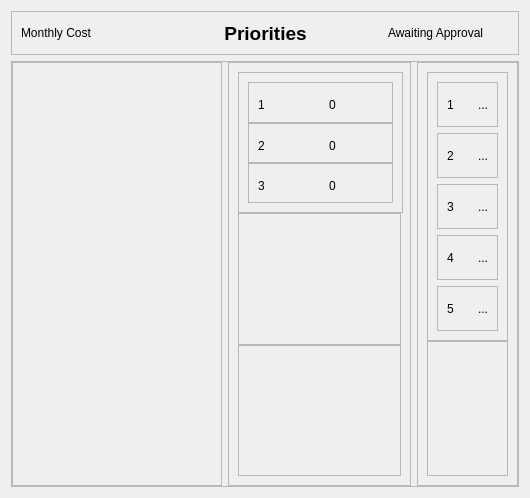
            <widget class="QWidget" name="dashboard_view">
             <layout class="QVBoxLayout" name="verticalLayout_8">
              <item alignment="Qt::AlignTop">
               <widget class="QFrame" name="frame_15">
                <property name="frameShape">
                 <enum>QFrame::StyledPanel</enum>
                </property>
                <property name="frameShadow">
                 <enum>QFrame::Raised</enum>
                </property>
                <layout class="QHBoxLayout" name="horizontalLayout_8">
                 <item alignment="Qt::AlignLeft|Qt::AlignVCenter">
                  <widget class="QLabel" name="label_2">
                   <property name="text">
                    <string>Monthly Cost</string>
                   </property>
                  </widget>
                 </item>
                 <item alignment="Qt::AlignLeft">
                  <widget class="QLabel" name="label_9">
                   <property name="minimumSize">
                    <size>
                     <width>183</width>
                     <height>24</height>
                    </size>
                   </property>
                   <property name="maximumSize">
                    <size>
                     <width>183</width>
                     <height>24</height>
                    </size>
                   </property>
                   <property name="font">
                    <font>
                     <pointsize>14</pointsize>
                     <italic>false</italic>
                     <bold>true</bold>
                    </font>
                   </property>
                   <property name="text">
                    <string>Priorities</string>
                   </property>
                   <property name="alignment">
                    <set>Qt::AlignCenter</set>
                   </property>
                  </widget>
                 </item>
                 <item alignment="Qt::AlignHCenter|Qt::AlignVCenter">
                  <widget class="QLabel" name="label">
                   <property name="text">
                    <string>Awaiting Approval</string>
                   </property>
                  </widget>
                 </item>
                </layout>
               </widget>
              </item>
              <item>
               <widget class="QFrame" name="frame_16">
                <property name="sizePolicy">
                 <sizepolicy hsizetype="Preferred" vsizetype="Expanding">
                  <horstretch>0</horstretch>
                  <verstretch>0</verstretch>
                 </sizepolicy>
                </property>
                <property name="frameShape">
                 <enum>QFrame::StyledPanel</enum>
                </property>
                <property name="frameShadow">
                 <enum>QFrame::Raised</enum>
                </property>
                <layout class="QGridLayout" name="gridLayout">
                 <property name="leftMargin">
                  <number>0</number>
                 </property>
                 <property name="topMargin">
                  <number>0</number>
                 </property>
                 <property name="rightMargin">
                  <number>0</number>
                 </property>
                 <property name="bottomMargin">
                  <number>0</number>
                 </property>
                 <item row="0" column="0">
                  <widget class="QFrame" name="dashboard_frame_left">
                   <property name="minimumSize">
                    <size>
                     <width>210</width>
                     <height>424</height>
                    </size>
                   </property>
                   <property name="frameShape">
                    <enum>QFrame::StyledPanel</enum>
                   </property>
                   <property name="frameShadow">
                    <enum>QFrame::Raised</enum>
                   </property>
                  </widget>
                 </item>
                 <item row="0" column="1">
                  <widget class="QFrame" name="dashboard_frame_center">
                   <property name="minimumSize">
                    <size>
                     <width>183</width>
                     <height>0</height>
                    </size>
                   </property>
                   <property name="maximumSize">
                    <size>
                     <width>183</width>
                     <height>16777215</height>
                    </size>
                   </property>
                   <property name="frameShape">
                    <enum>QFrame::StyledPanel</enum>
                   </property>
                   <property name="frameShadow">
                    <enum>QFrame::Raised</enum>
                   </property>
                   <layout class="QVBoxLayout" name="verticalLayout_6">
                    <property name="spacing">
                     <number>0</number>
                    </property>
                    <item>
                     <widget class="QFrame" name="frame">
                      <property name="minimumSize">
                       <size>
                        <width>165</width>
                        <height>0</height>
                       </size>
                      </property>
                      <property name="maximumSize">
                       <size>
                        <width>165</width>
                        <height>141</height>
                       </size>
                      </property>
                      <property name="frameShape">
                       <enum>QFrame::StyledPanel</enum>
                      </property>
                      <property name="frameShadow">
                       <enum>QFrame::Raised</enum>
                      </property>
                      <layout class="QVBoxLayout" name="verticalLayout_9">
                       <property name="spacing">
                        <number>0</number>
                       </property>
                       <item>
                        <widget class="QFrame" name="frame_4">
                         <property name="maximumSize">
                          <size>
                           <width>147</width>
                           <height>41</height>
                          </size>
                         </property>
                         <property name="frameShape">
                          <enum>QFrame::StyledPanel</enum>
                         </property>
                         <property name="frameShadow">
                          <enum>QFrame::Raised</enum>
                         </property>
                         <layout class="QHBoxLayout" name="horizontalLayout_9">
                          <property name="spacing">
                           <number>0</number>
                          </property>
                          <item>
                           <widget class="QLabel" name="pri_1">
                            <property name="minimumSize">
                             <size>
                              <width>25</width>
                              <height>25</height>
                             </size>
                            </property>
                            <property name="maximumSize">
                             <size>
                              <width>25</width>
                              <height>25</height>
                             </size>
                            </property>
                            <property name="baseSize">
                             <size>
                              <width>13</width>
                              <height>0</height>
                             </size>
                            </property>
                            <property name="text">
                             <string>1</string>
                            </property>
                           </widget>
                          </item>
                          <item alignment="Qt::AlignHCenter|Qt::AlignVCenter">
                           <widget class="QLabel" name="pri_1_count">
                            <property name="minimumSize">
                             <size>
                              <width>0</width>
                              <height>25</height>
                             </size>
                            </property>
                            <property name="maximumSize">
                             <size>
                              <width>16777215</width>
                              <height>25</height>
                             </size>
                            </property>
                            <property name="sizeIncrement">
                             <size>
                              <width>25</width>
                              <height>0</height>
                             </size>
                            </property>
                            <property name="baseSize">
                             <size>
                              <width>25</width>
                              <height>0</height>
                             </size>
                            </property>
                            <property name="text">
                             <string>0</string>
                            </property>
                           </widget>
                          </item>
                         </layout>
                        </widget>
                       </item>
                       <item>
                        <widget class="QFrame" name="frame_6">
                         <property name="maximumSize">
                          <size>
                           <width>147</width>
                           <height>41</height>
                          </size>
                         </property>
                         <property name="frameShape">
                          <enum>QFrame::StyledPanel</enum>
                         </property>
                         <property name="frameShadow">
                          <enum>QFrame::Raised</enum>
                         </property>
                         <layout class="QHBoxLayout" name="horizontalLayout_11">
                          <property name="spacing">
                           <number>0</number>
                          </property>
                          <item>
                           <widget class="QLabel" name="pri_2">
                            <property name="minimumSize">
                             <size>
                              <width>25</width>
                              <height>25</height>
                             </size>
                            </property>
                            <property name="maximumSize">
                             <size>
                              <width>25</width>
                              <height>25</height>
                             </size>
                            </property>
                            <property name="text">
                             <string>2</string>
                            </property>
                           </widget>
                          </item>
                          <item alignment="Qt::AlignHCenter|Qt::AlignVCenter">
                           <widget class="QLabel" name="pri_2_count">
                            <property name="minimumSize">
                             <size>
                              <width>0</width>
                              <height>25</height>
                             </size>
                            </property>
                            <property name="maximumSize">
                             <size>
                              <width>16777215</width>
                              <height>25</height>
                             </size>
                            </property>
                            <property name="text">
                             <string>0</string>
                            </property>
                           </widget>
                          </item>
                         </layout>
                        </widget>
                       </item>
                       <item>
                        <widget class="QFrame" name="frame_5">
                         <property name="maximumSize">
                          <size>
                           <width>147</width>
                           <height>41</height>
                          </size>
                         </property>
                         <property name="frameShape">
                          <enum>QFrame::StyledPanel</enum>
                         </property>
                         <property name="frameShadow">
                          <enum>QFrame::Raised</enum>
                         </property>
                         <layout class="QHBoxLayout" name="horizontalLayout_10">
                          <property name="spacing">
                           <number>0</number>
                          </property>
                          <item>
                           <widget class="QLabel" name="pri_3">
                            <property name="minimumSize">
                             <size>
                              <width>25</width>
                              <height>25</height>
                             </size>
                            </property>
                            <property name="maximumSize">
                             <size>
                              <width>25</width>
                              <height>25</height>
                             </size>
                            </property>
                            <property name="text">
                             <string>3</string>
                            </property>
                           </widget>
                          </item>
                          <item alignment="Qt::AlignHCenter|Qt::AlignVCenter">
                           <widget class="QLabel" name="pri_3_count">
                            <property name="minimumSize">
                             <size>
                              <width>0</width>
                              <height>25</height>
                             </size>
                            </property>
                            <property name="maximumSize">
                             <size>
                              <width>16777215</width>
                              <height>25</height>
                             </size>
                            </property>
                            <property name="text">
                             <string>0</string>
                            </property>
                           </widget>
                          </item>
                         </layout>
                        </widget>
                       </item>
                      </layout>
                     </widget>
                    </item>
                    <item>
                     <widget class="QFrame" name="frame_2">
                      <property name="frameShape">
                       <enum>QFrame::StyledPanel</enum>
                      </property>
                      <property name="frameShadow">
                       <enum>QFrame::Raised</enum>
                      </property>
                     </widget>
                    </item>
                    <item>
                     <widget class="QFrame" name="frame_3">
                      <property name="frameShape">
                       <enum>QFrame::StyledPanel</enum>
                      </property>
                      <property name="frameShadow">
                       <enum>QFrame::Raised</enum>
                      </property>
                     </widget>
                    </item>
                   </layout>
                  </widget>
                 </item>
                 <item row="0" column="2">
                  <widget class="QFrame" name="dashboard_frame_right">
                   <property name="frameShape">
                    <enum>QFrame::StyledPanel</enum>
                   </property>
                   <property name="frameShadow">
                    <enum>QFrame::Raised</enum>
                   </property>
                   <layout class="QVBoxLayout" name="verticalLayout_18">
                    <property name="spacing">
                     <number>0</number>
                    </property>
                    <item>
                     <widget class="QFrame" name="frame_7">
                      <property name="frameShape">
                       <enum>QFrame::StyledPanel</enum>
                      </property>
                      <property name="frameShadow">
                       <enum>QFrame::Raised</enum>
                      </property>
                      <layout class="QVBoxLayout" name="verticalLayout_19">
                       <item>
                        <widget class="QFrame" name="set_1">
                         <property name="frameShape">
                          <enum>QFrame::StyledPanel</enum>
                         </property>
                         <property name="frameShadow">
                          <enum>QFrame::Raised</enum>
                         </property>
                         <layout class="QHBoxLayout" name="horizontalLayout_12">
                          <item>
                           <widget class="QLabel" name="set_1_num">
                            <property name="minimumSize">
                             <size>
                              <width>25</width>
                              <height>25</height>
                             </size>
                            </property>
                            <property name="maximumSize">
                             <size>
                              <width>25</width>
                              <height>25</height>
                             </size>
                            </property>
                            <property name="text">
                             <string>1</string>
                            </property>
                           </widget>
                          </item>
                          <item>
                           <widget class="QLabel" name="set_1_count">
                            <property name="text">
                             <string>...</string>
                            </property>
                           </widget>
                          </item>
                         </layout>
                        </widget>
                       </item>
                       <item>
                        <widget class="QFrame" name="set_2">
                         <property name="frameShape">
                          <enum>QFrame::StyledPanel</enum>
                         </property>
                         <property name="frameShadow">
                          <enum>QFrame::Raised</enum>
                         </property>
                         <layout class="QHBoxLayout" name="horizontalLayout_13">
                          <item>
                           <widget class="QLabel" name="set_2_num">
                            <property name="minimumSize">
                             <size>
                              <width>25</width>
                              <height>25</height>
                             </size>
                            </property>
                            <property name="maximumSize">
                             <size>
                              <width>25</width>
                              <height>25</height>
                             </size>
                            </property>
                            <property name="text">
                             <string>2</string>
                            </property>
                           </widget>
                          </item>
                          <item>
                           <widget class="QLabel" name="set_2_count">
                            <property name="text">
                             <string>...</string>
                            </property>
                           </widget>
                          </item>
                         </layout>
                        </widget>
                       </item>
                       <item>
                        <widget class="QFrame" name="set_3">
                         <property name="frameShape">
                          <enum>QFrame::StyledPanel</enum>
                         </property>
                         <property name="frameShadow">
                          <enum>QFrame::Raised</enum>
                         </property>
                         <layout class="QHBoxLayout" name="horizontalLayout_14">
                          <item>
                           <widget class="QLabel" name="set_3_num">
                            <property name="minimumSize">
                             <size>
                              <width>25</width>
                              <height>25</height>
                             </size>
                            </property>
                            <property name="maximumSize">
                             <size>
                              <width>25</width>
                              <height>25</height>
                             </size>
                            </property>
                            <property name="text">
                             <string>3</string>
                            </property>
                           </widget>
                          </item>
                          <item>
                           <widget class="QLabel" name="set_3_count">
                            <property name="text">
                             <string>...</string>
                            </property>
                           </widget>
                          </item>
                         </layout>
                        </widget>
                       </item>
                       <item>
                        <widget class="QFrame" name="set_4">
                         <property name="frameShape">
                          <enum>QFrame::StyledPanel</enum>
                         </property>
                         <property name="frameShadow">
                          <enum>QFrame::Raised</enum>
                         </property>
                         <layout class="QHBoxLayout" name="horizontalLayout_15">
                          <item>
                           <widget class="QLabel" name="set_4_num">
                            <property name="minimumSize">
                             <size>
                              <width>25</width>
                              <height>25</height>
                             </size>
                            </property>
                            <property name="maximumSize">
                             <size>
                              <width>25</width>
                              <height>25</height>
                             </size>
                            </property>
                            <property name="text">
                             <string>4</string>
                            </property>
                           </widget>
                          </item>
                          <item>
                           <widget class="QLabel" name="set_4_count">
                            <property name="text">
                             <string>...</string>
                            </property>
                           </widget>
                          </item>
                         </layout>
                        </widget>
                       </item>
                       <item>
                        <widget class="QFrame" name="set_5">
                         <property name="frameShape">
                          <enum>QFrame::StyledPanel</enum>
                         </property>
                         <property name="frameShadow">
                          <enum>QFrame::Raised</enum>
                         </property>
                         <layout class="QHBoxLayout" name="horizontalLayout_16">
                          <item>
                           <widget class="QLabel" name="set_5_num">
                            <property name="minimumSize">
                             <size>
                              <width>25</width>
                              <height>25</height>
                             </size>
                            </property>
                            <property name="maximumSize">
                             <size>
                              <width>25</width>
                              <height>25</height>
                             </size>
                            </property>
                            <property name="text">
                             <string>5</string>
                            </property>
                           </widget>
                          </item>
                          <item>
                           <widget class="QLabel" name="set_5_count">
                            <property name="text">
                             <string>...</string>
                            </property>
                           </widget>
                          </item>
                         </layout>
                        </widget>
                       </item>
                      </layout>
                     </widget>
                    </item>
                    <item>
                     <widget class="QFrame" name="frame_9">
                      <property name="frameShape">
                       <enum>QFrame::StyledPanel</enum>
                      </property>
                      <property name="frameShadow">
                       <enum>QFrame::Raised</enum>
                      </property>
                     </widget>
                    </item>
                   </layout>
                  </widget>
                 </item>
                </layout>
               </widget>
              </item>
             </layout>
            </widget>
